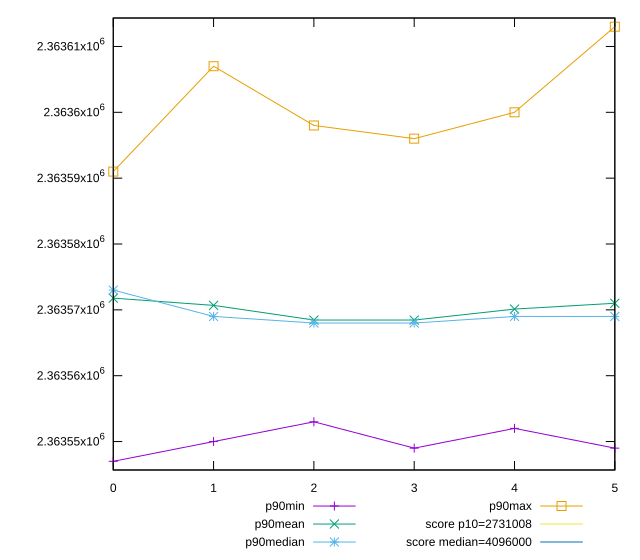

The script that saved this image:
reset

$p90Min <<EOF
0 2363547
1 2363550
2 2363553
3 2363549
4 2363552
5 2363549
EOF

$p90Mean <<EOF
0 2363571.7802197803
1 2363570.681318681
2 2363568.4505494507
3 2363568.4505494507
4 2363570.1208791207
5 2363571
EOF

$p90Median <<EOF
0 2363573
1 2363569
2 2363568
3 2363568
4 2363569
5 2363569
EOF

$p90Max <<EOF
0 2363591
1 2363607
2 2363598
3 2363596
4 2363600
5 2363613
EOF

set key outside below
set xrange [0:5]
set yrange [2363545.68:2363614.32]
set trange [2363545.68:2363614.32]
set terminal svg size 640, 560 enhanced background rgb 'white'
set output "reprap/total-byte-weight/progression/value.svg"

plot $p90Min title "p90min" with linespoints, \
     $p90Mean title "p90mean" with linespoints, \
     $p90Median title "p90median" with linespoints, \
     $p90Max title "p90max" with linespoints, \
     2731008 title "score p10=2731008", \
     4096000 title "score median=4096000"

reset
